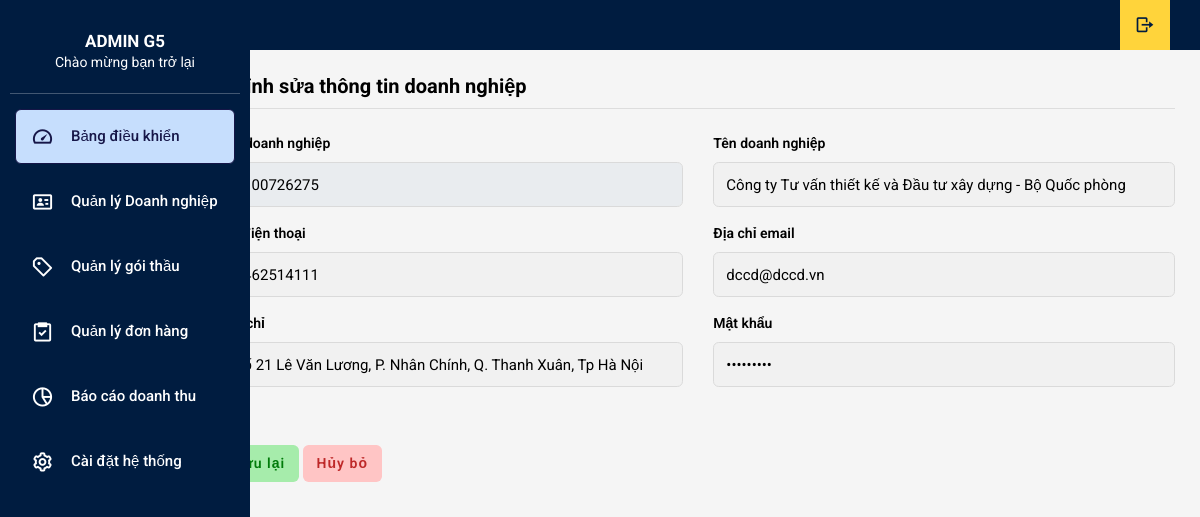
Page /Project/admin/doc/update_dn.php?madoanhnghiep=0100726275 on the committed database.
### tables this page shows
CREATE TABLE `account` (
  `username` varchar(255) NOT NULL,
  `password` varchar(255) NOT NULL,
  `admin` bit(1) NOT NULL,
  `state` bit(1) NOT NULL,
  `madoanhnghiep` varchar(10) NOT NULL
);

CREATE TABLE `doanhnghiep` (
  `madoanhnghiep` varchar(10) NOT NULL,
  `tendoanhnghiep` text NOT NULL,
  `diachi` text NOT NULL,
  `email` varchar(255) NOT NULL,
  `sdt` varchar(12) NOT NULL
);

### Project/db/dbhelper.php (called while the page is built, shortened)
<?php
    function executeResult($sql, $onlyOne = false){
        $conn = mysqli_connect(HOST, USERNAME, PASSWORD, DATABASE);
        mysqli_set_charset($conn, 'utf8');
        $resultset = mysqli_query($conn, $sql);
        if($onlyOne){
            $data = mysqli_fetch_array($resultset, 1);
        } else{
            $data = [];
            while (($row = mysqli_fetch_array($resultset, 1)) != null) {
                $data[] = $row;
            }
        }
        return $data;
    }
?>

### Project/admin/doc/update_dn.php (the view, shortened to what this page needs)
<?php
    require '../layouts/header.php';
    $sqlDN = executeResult("SELECT doanhnghiep.*, account.password FROM doanhnghiep INNER JOIN account ON doanhnghiep.madoanhnghiep = account.madoanhnghiep WHERE doanhnghiep.madoanhnghiep =".$_GET['madoanhnghiep']);
?>
        <div class="update-dn col-md-10 mt-4 float-right">
            <div class="row">
                <div class="form-group  col-md-12">
                <span class="thong-tin-thanh-toan">
                    <h5>Chỉnh sửa thông tin doanh nghiệp</h5>
                </span>
                </div>
            </div>
            <form action="" method="POST">
                <div class="row">
                    <?php
                        foreach($sqlDN as $item){
                        ?>
                    <div class="form-group col-md-6">
                        <label class="control-label">Mã doanh nghiệp</label>
                        <input class="form-control" type="text" name="company-id-update" required value="<?php echo $item['madoanhnghiep'];?>" disabled>
                    </div>
                        <div class="form-group col-md-6">
                        <label class="control-label">Tên doanh nghiệp</label>
                        <input class="form-control" type="text" name="company-name-update" required value="<?php echo $item['tendoanhnghiep'];?>">
                    </div>
                    <div class="form-group  col-md-6">
                        <label class="control-label">Số điện thoại</label>
                        <input class="form-control" type="text" name="phone-update" required value="<?php echo $item['sdt'];?>">
                    </div>
                    <div class="form-group col-md-6">
                        <label class="control-label">Địa chỉ email</label>
                        <input class="form-control" type="text" name="email-update" required value="<?php echo $item['email'];?>">
                    </div>
                        <div class="form-group col-md-6">
                        <label class="control-label">Địa chỉ</label>
                        <input class="form-control" type="text" name="address-update" value="<?php echo $item['diachi'];?>">
                    </div>
                    <div class="form-group col-md-6">
                        <label class="control-label">Mật khẩu</label>
                        <input class="form-control" type="password" name="password-update" value="<?php echo $item['password'];?>">
                    </div>
                </div>
                <BR>
                <BR>
                <?php } ?>
                <input class="btn btn-save" type="submit" name="btn_save" value="Lưu lại">
                <a class="btn btn-cancel" href="qlgt.php">Hủy bỏ</a>
            </form>
            <BR>
        </div>

### rows in the picture
account: company-id-update "0100726275", company-name-update "Công ty Tư vấn thiết kế và Đầu tư xây dựng - Bộ Quốc phòng", phone-update "0462514111", email-update "dccd@dccd.vn", address-update "Số 21 Lê Văn Lương, P. Nhân Chính, Q. Thanh Xuân, Tp Hà Nội"
